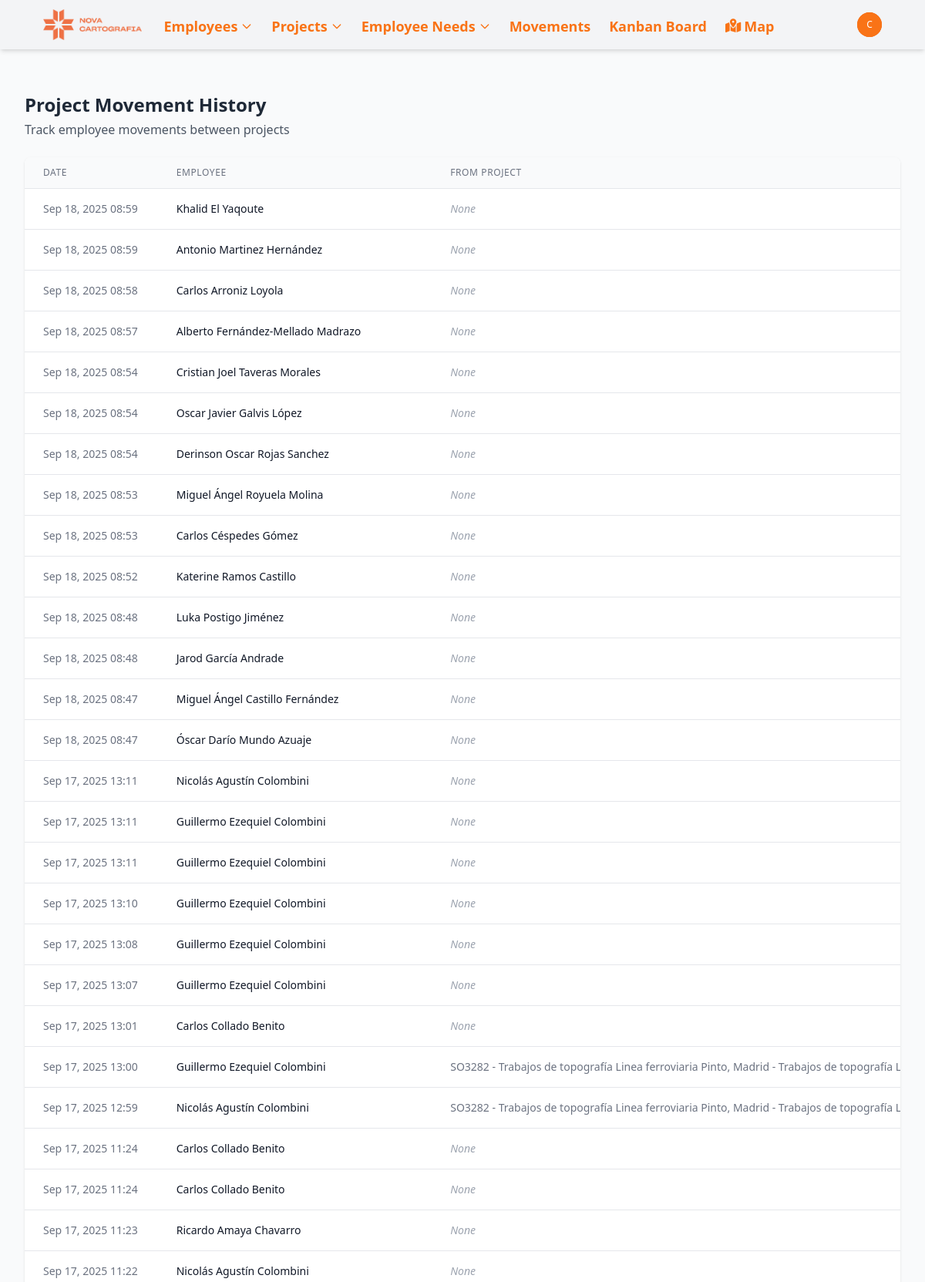
The page /movements/ (signed in, upper part) on the database its author committed.
### novacartografia_employee_management/models.py (models this page shows, shortened)
class ProjectMovementLine(models.Model):
    project = models.ForeignKey(Project, on_delete=models.CASCADE, related_name='movements')
    employee = models.ForeignKey(Employee, on_delete=models.CASCADE, related_name='project_movements')
    date = models.DateTimeField(default=timezone.now)
    previous_project = models.ForeignKey(
        Project,
        on_delete=models.SET_NULL,
        null=True,
        blank=True,
        related_name='outgoing_movements'
    )
    class Meta:
        ordering = ['-date']  # Most recent movements first

class Employee(models.Model):
    name = models.CharField(max_length=100)
    job = models.CharField(max_length=100)
    project_id = models.ForeignKey(Project, on_delete=models.SET_NULL, related_name='employee_set', blank=True, null=True)
    street = models.CharField(max_length=100, blank=True, null=True)
    city = models.CharField(max_length=100, blank=True, null=True)
    active = models.BooleanField(default=True, help_text="Indicates if the employee is currently active")
    start_date = models.DateField(default=timezone.now, help_text="When the employee started working", null=True, blank=True)
    end_date = models.DateField(blank=True, null=True, help_text="When the employee ended working, if applicable")
    state = models.CharField(max_length=50, default='valencia',
           choices=[
                ('Araba (Álava)', 'Álava'),
                ('Albacete', 'Albacete'),
                ('Alacant (Alicante)', 'Alicante'),
                ('Almería', 'Almería'),
                ('Asturias', 'Asturias'),
                ('Ávila', 'Ávila'),
                ('Badajoz', 'Badajoz'),
                ('Barcelona', 'Barcelona'),
                ('Burgos', 'Burgos'),
                ('Cáceres', 'Cáceres'),
                ('Cádiz', 'Cádiz'),
                ('Cantabria', 'Cantabria'),
                ('Castelló (Castellón)', 'Castellón'),
                ('Ceuta', 'Ceuta'),
                ('Ciudad Real', 'Ciudad Real'),
                ('Córdoba', 'Córdoba'),
                ('Cuenca', 'Cuenca'),
                ('Gerona', 'Gerona'),
                ('Granada', 'Granada'),
                ('Guadalajara', 'Guadalajara'),
                ('Gipuzkoa (Guipúzcoa)', 'Guipúzcoa'),
                ('Huelva', 'Huelva'),
                ('Huesca', 'Huesca'),
                ('Islas Baleares', 'Islas Baleares'),
                ('Jaén', 'Jaén'),
                ('A Coruña (La Coruña)', 'La Coruña'),
                ('La Rioja', 'La Rioja'),
                ('Las Palmas', 'Las Palmas'),
                ('León', 'León'),
                ('Lérida', 'Lérida'),
                ('Lleida', 'Lérida'),  # Agregado porque aparece en tu CSV
                ('Lugo', 'Lugo'),
                ('Madrid', 'Madrid'),
                ('Málaga', 'Málaga'),
                ('Melilla', 'Melilla'),
                ('Murcia', 'Murcia'),
                ('Navarra (Nafarroa)', 'Navarra'),  # Corregido para coincidir con el CSV
                ('Orense', 'Orense'),
                ('Palencia', 'Palencia'),
                ('Pontevedra', 'Pontevedra'),
                ('Salamanca', 'Salamanca'),
                ('Santa Cruz de Tenerife', 'Santa Cruz de Tenerife'),
                ('Segovia', 'Segovia'),
                ('Sevilla', 'Sevilla'),
                ('Soria', 'Soria'),
                ('Tarragona', 'Tarragona'),
                ('Teruel', 'Teruel'),
                ('Toledo', 'Toledo'),
                ('Valencia', 'Valencia'),
                ('Valladolid', 'Valladolid'),
                ('Bizkaia (Vizcaya)', 'Vizcaya'),
                ('Zamora', 'Zamora'),
                ('Zaragoza', 'Zaragoza'),
            ])
    latitude = models.FloatField(null=True, blank=True)
    longitude = models.FloatField(null=True, blank=True)
    academic_training = models.CharField(max_length=100, blank=True, null=True)
    driver_license = models.BooleanField(default=False)
    twenty_hours = models.BooleanField(default=False)
    sixty_hours = models.BooleanField(default=False)
    confine = models.BooleanField(default=False)
    height = models.BooleanField(default=False)
    mining = models.BooleanField(default=False)
    railway_carriage = models.BooleanField(default=False)
    railway_mounting = models.BooleanField(default=False)
    building = models.BooleanField(default=False)
    office_work = models.BooleanField(default=False)
    scanner = models.BooleanField(default=False)
    leveling = models.BooleanField(default=False)
    static = models.BooleanField(default=False)
    drag = models.BooleanField(default=False)
    locked = models.BooleanField(default=False, help_text="Indicates if the employee is locked for a future project")
    vacations_from = models.DateField(blank=True, null=True)
    vacations_to = models.DateField(blank=True, null=True)
    leave_from = models.DateField(blank=True, null=True)
    leave_to = models.DateField(blank=True, null=True)

class Project(models.Model):
    PROJECT_TYPES = [
        ('external', 'Obra'),
        ('project', 'Proyecto'),
    ]
    MANAGER_TYPES = [
        ('Jose Cuesta Mejías', 'Cuesta'),
        ('Javier Marín Gimeno', 'Javi'),
        ('Guillermo Boscá Gómez', 'Guillermo'),
        ('Miguel Ángel Martínez García', 'Miguel Ángel'),
        ('Óscar López Valverde', 'Óscar'),
    ]
    name = models.CharField(max_length=500)
    type = models.CharField(max_length=50, choices=PROJECT_TYPES, default='proyecto')
    description = models.TextField(blank=True, null=True)
    manager = models.CharField(max_length=50, choices=MANAGER_TYPES, null=True, blank=True)
    state = models.CharField(max_length=50, null=True, blank=True, )
    date_from = models.DateField(blank=True, null=True)
    date_to = models.DateField(blank=True, null=True)
    academic_training = models.CharField(max_length=100, blank=True, null=True)
    twenty_hours = models.BooleanField(default=False)
    sixty_hours = models.BooleanField(default=False)
    confine = models.BooleanField(default=False)
    height = models.BooleanField(default=False)
    mining = models.BooleanField(default=False)
    railway_carriage = models.BooleanField(default=False)
    railway_mounting = models.BooleanField(default=False)
    building = models.BooleanField(default=False)
    office_work = models.BooleanField(default=False)
    scanner = models.BooleanField(default=False)
    leveling = models.BooleanField(default=False)
    static = models.BooleanField(default=False)
    drag = models.BooleanField(default=False)

### novacartografia_employee_management/views.py (the view)
# urls.py: path('movements/', views.movement_list, name='movement_list'),
@login_required
def movement_list(request):
    movements = ProjectMovementLine.objects.all().order_by('-date')
    return render(request, 'novacartografia_employee_management/movement_list.html', {
        'movements': movements
    })

### templates/novacartografia_employee_management/movement_list.html (shortened to what this page needs)
{% extends "base.html" %}
{% block content %}
<div class="mb-6">
    <h2 class="text-2xl font-bold text-gray-800">Project Movement History</h2>
    <p class="text-gray-600 mt-1">Track employee movements between projects</p>
</div>
<div class="bg-white shadow overflow-hidden rounded-lg">
    <div class="overflow-x-auto">
        <table class="min-w-full divide-y divide-gray-200">
            <thead class="bg-gray-50">
                <tr>
                    <th scope="col" class="px-6 py-3 text-left text-xs font-medium text-gray-500 uppercase tracking-wider">Date</th>
                    <th scope="col" class="px-6 py-3 text-left text-xs font-medium text-gray-500 uppercase tracking-wider">Employee</th>
                    <th scope="col" class="px-6 py-3 text-left text-xs font-medium text-gray-500 uppercase tracking-wider">From Project</th>
                </tr>
            </thead>
            <tbody class="bg-white divide-y divide-gray-200">
                {% for movement in movements %}
                <tr class="hover:bg-gray-50">
                    <td class="px-6 py-4 whitespace-nowrap text-sm text-gray-500">
                        {{ movement.date|date:"M d, Y H:i" }}
                    </td>
                    <td class="px-6 py-4 whitespace-nowrap text-sm font-medium text-gray-900">
                        <a href="{% url 'employee_detail' movement.employee.id %}" class="text-primary-600 hover:text-primary-900">
                            {{ movement.employee.name }}
                        </a>
                    </td>
                    <td class="px-6 py-4 whitespace-nowrap text-sm text-gray-500">
                        {% if movement.previous_project %}
                            <a href="{% url 'project_detail' movement.previous_project.id %}" class="text-primary-600 hover:text-primary-900">
                                {{ movement.previous_project.name }}
                            </a>
                        {% else %}
                            <span class="text-gray-400 italic">None</span>
                        {% endif %}
                    </td>
                </tr>
                {% empty %}
                <tr>
                    <td colspan="4" class="px-6 py-4 text-center text-sm text-gray-500">No movement records found.</td>
                </tr>
                {% endfor %}
            </tbody>
        </table>
    </div>
</div>
{% endblock %}

### templates/base.html (shortened to what this page needs)
<!DOCTYPE html>
<html lang="en">
<head>
    <script src="https://cdn.tailwindcss.com"></script>
    <link rel="stylesheet" href="https://cdnjs.cloudflare.com/ajax/libs/font-awesome/6.7.2/css/all.min.css">
    {% load static %}
    <script src="{% static 'js/tailwind.config.js' %}"></script>
</head>
<body class="bg-gray-50 min-h-screen flex flex-col ">
    <nav class="navbar-drpdown-container bg-gray-100 shadow-md">
        <div class="content-container">
            <div class="flex justify-between h-16 ml-6">
                <div class="flex items-center">
                    <div class="flex-shrink-0 flex items-center">
                        <a href="{% url 'home' %}" class="text-orange-500 font-bold text-xl">
                            <img class="mx-auto h-10 w-auto" src="{% static 'images/952.png' %}" alt="Nova Workers Management Logo">
                        </a>
                    </div>
                    <div class="hidden sm:ml-6 sm:flex sm:space-x-4">
                        <div class="relative" x-data="{ navEmployeesOpen: false }">
                            <button @click="navEmployeesOpen = !navEmployeesOpen" class="text-orange-500 hover:text-orange-700 border-transparent inline-flex items-center px-1 pt-1 text-lg font-bold">
                                <span>Employees</span>
                                <svg class="ml-1 w-4 h-4" fill="none" stroke="currentColor" viewBox="0 0 24 24" xmlns="http://www.w3.org/2000/svg"><path stroke-linecap="round" stroke-linejoin="round" stroke-width="2" d="M19 9l-7 7-7-7"></path></svg>
                            </button>
                        </div>
                        <div class="relative" x-data="{ navProjectsOpen: false }">
                            <button @click="navProjectsOpen = !navProjectsOpen" class="text-orange-500 hover:text-orange-700 border-transparent inline-flex items-center px-1 pt-1 text-lg font-bold">
                                <span>Projects</span>
                                <svg class="ml-1 w-4 h-4" fill="none" stroke="currentColor" viewBox="0 0 24 24" xmlns="http://www.w3.org/2000/svg"><path stroke-linecap="round" stroke-linejoin="round" stroke-width="2" d="M19 9l-7 7-7-7"></path></svg>
                            </button>
                        </div>
                        <div class="relative" x-data="{ navNeedsOpen: false }">
                            <button @click="navNeedsOpen = !navNeedsOpen" class="text-orange-500 hover:text-orange-700 border-transparent inline-flex items-center px-1 pt-1 text-lg font-bold">
                                <span>Employee Needs</span>
                                <svg class="ml-1 w-4 h-4" fill="none" stroke="currentColor" viewBox="0 0 24 24" xmlns="http://www.w3.org/2000/svg"><path stroke-linecap="round" stroke-linejoin="round" stroke-width="2" d="M19 9l-7 7-7-7"></path></svg>
                            </button>
                        </div>
                        <a href="{% url 'movement_list' %}" class="text-orange-500 hover:text-orange-700 border-transparent inline-flex items-center px-1 pt-1 text-lg font-bold">
                            Movements
                        </a>
                        <a href="{% url 'kanban_board' %}" class="text-orange-500 hover:text-orange-700 border-transparent inline-flex items-center px-1 pt-1 text-lg font-bold">
                            Kanban Board
                        </a>
                        <a href="{% url 'project_map' %}" class="text-orange-500 hover:text-orange-700 border-transparent inline-flex items-center px-1 pt-1 text-lg font-bold">
                            <i class="fas fa-map-marked-alt mr-1"></i> Map
                        </a>
                    </div>
                </div>
                <div class="hidden sm:ml-6 mr-6 sm:flex sm:items-center">
                    {% if user.is_authenticated %}
                        <div class="ml-3 relative" x-data="{ open: false }">
                            <div>
                                <button @click="open = !open" type="button" class="bg-orange-600 flex text-sm rounded-full focus:outline-none focus:ring-2 focus:ring-offset-2 focus:ring-offset-primary-800 focus:ring-white">
                                    <span class="inline-flex items-center justify-center h-8 w-8 rounded-full bg-orange-500">
                                        <span class="text-xs font-medium leading-none text-white">{{ user.username|slice:":1" }}</span>
                                    </span>
                                </button>
                            </div>
                        </div>
                    {% else %}
                        <a href="{% url 'login' %}" class="text-gray-100 hover:text-white text-sm font-medium">Login</a>
                    {% endif %}
                </div>
            </div>
        </div>
    </nav>
    <div class="content-container py-4">
    </div>
    <main class="flex-grow">
        <div class="content-container py-6">
            {% block content %}{% endblock %}
        </div>
    </main>
</body>
</html>

### rows shown on the page
ProjectMovementLine: date "Sep 18, 2025 08:59", employee.name "Khalid El Yaqoute", shows "None"
ProjectMovementLine: date "Sep 18, 2025 08:59", employee.name "Antonio Martinez Hernández", shows "None"
ProjectMovementLine: date "Sep 18, 2025 08:58", employee.name "Carlos Arroniz Loyola", shows "None"
ProjectMovementLine: date "Sep 18, 2025 08:57", employee.name "Alberto Fernández-Mellado Madrazo", shows "None"
ProjectMovementLine: date "Sep 18, 2025 08:54", employee.name "Cristian Joel Taveras Morales", shows "None"
ProjectMovementLine: date "Sep 18, 2025 08:54", employee.name "Oscar Javier Galvis López", shows "None"
ProjectMovementLine: date "Sep 18, 2025 08:54", employee.name "Derinson Oscar Rojas Sanchez", shows "None"
ProjectMovementLine: date "Sep 18, 2025 08:53", employee.name "Miguel Ángel Royuela Molina", shows "None"
ProjectMovementLine: date "Sep 18, 2025 08:53", employee.name "Carlos Céspedes Gómez", shows "None"
ProjectMovementLine: date "Sep 18, 2025 08:52", employee.name "Katerine Ramos Castillo", shows "None"
ProjectMovementLine: date "Sep 18, 2025 08:48", employee.name "Luka Postigo Jiménez", shows "None"
ProjectMovementLine: date "Sep 18, 2025 08:48", employee.name "Jarod García Andrade", shows "None"
ProjectMovementLine: date "Sep 18, 2025 08:47", employee.name "Miguel Ángel Castillo Fernández", shows "None"
ProjectMovementLine: date "Sep 18, 2025 08:47", employee.name "Óscar Darío Mundo Azuaje", shows "None"
ProjectMovementLine: date "Sep 17, 2025 13:11", employee.name "Nicolás Agustín Colombini", shows "None"
ProjectMovementLine: date "Sep 17, 2025 13:11", employee.name "Guillermo Ezequiel Colombini", shows "None"
ProjectMovementLine: date "Sep 17, 2025 13:11", employee.name "Guillermo Ezequiel Colombini", shows "None"
ProjectMovementLine: date "Sep 17, 2025 13:10", employee.name "Guillermo Ezequiel Colombini", shows "None"
ProjectMovementLine: date "Sep 17, 2025 13:08", employee.name "Guillermo Ezequiel Colombini", shows "None"
ProjectMovementLine: date "Sep 17, 2025 13:07", employee.name "Guillermo Ezequiel Colombini", shows "None"
ProjectMovementLine: date "Sep 17, 2025 13:01", employee.name "Carlos Collado Benito", shows "None"
ProjectMovementLine: date "Sep 17, 2025 13:00", employee.name "Guillermo Ezequiel Colombini", previous_project.name "SO3282 - Trabajos de topografía Linea ferroviaria Pinto, Madrid - Trabajos de topografía…"
ProjectMovementLine: date "Sep 17, 2025 12:59", employee.name "Nicolás Agustín Colombini", previous_project.name "SO3282 - Trabajos de topografía Linea ferroviaria Pinto, Madrid - Trabajos de topografía…"
ProjectMovementLine: date "Sep 17, 2025 11:24", employee.name "Carlos Collado Benito", shows "None"
ProjectMovementLine: date "Sep 17, 2025 11:24", employee.name "Carlos Collado Benito", shows "None"
ProjectMovementLine: date "Sep 17, 2025 11:23", employee.name "Ricardo Amaya Chavarro", shows "None"
ProjectMovementLine: date "Sep 17, 2025 11:22", employee.name "Nicolás Agustín Colombini", shows "None"

### other values the page prints
{{ user.username|slice:":1" }} "C"
